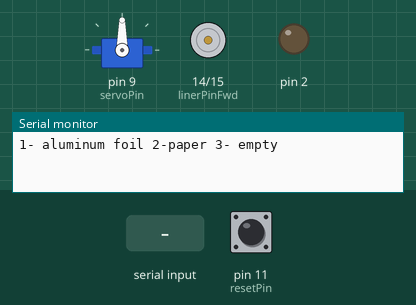
The sketch below on a simulated Arduino Leonardo, built with avr-gcc and run on an emulated ATmega32U4. Shown: servo, motor-driver pin pairs drawn as motors (green arrow = first pin HIGH = forward, orange = second pin HIGH = backward, longer = more drive), output pins drawn as LEDs (lit = HIGH), the last lines printed to the serial monitor. Inputs (shaded band) come from the test bench; at power-on: pin 11 (resetPin) LOW. Random numbers use the default seed unless the sketch sets one.

Above: at 1.8 s.
1.9 s: pin 11 (resetPin) pulled HIGH for 0.15 s
At 2.3 s:
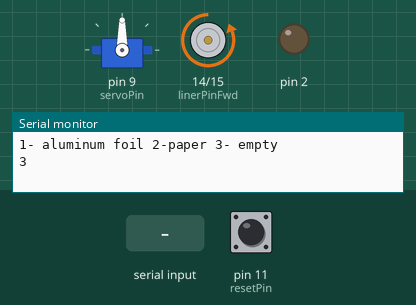
5.0 s: "1" received over Serial
At 6.2 s:
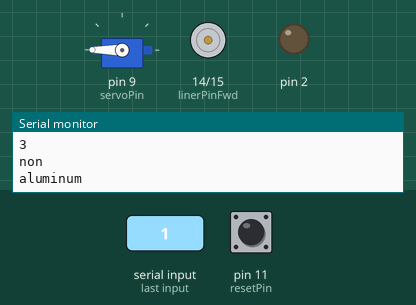
8.0 s: "2" received over Serial
At 9.7 s:
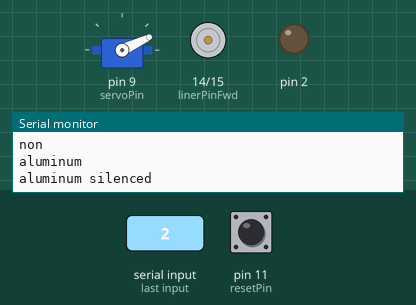
11.0 s: pin 11 (resetPin) pulled HIGH for 1 s
At 11.4 s:
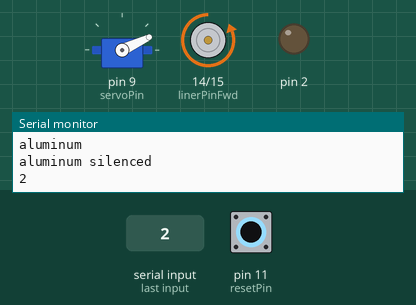
14.0 s: pin 11 (resetPin) pulled HIGH for 3.2 s
At 16.4 s:
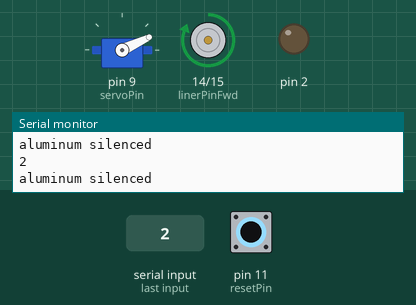
Timing chart, 0 to 18.3 s (numbered marks = the images above; inputs shaded):
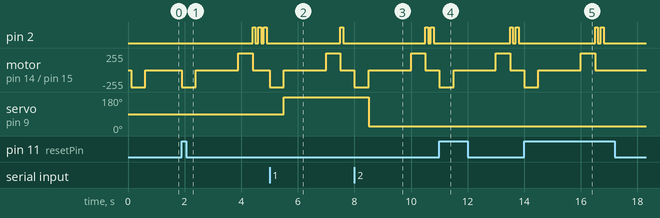

Measured:
- after the input at 1.9 s, pin 2: alternates HIGH for 0.10 s and LOW for 0.10 s, starting after 2.5 s; motor on pin 14 (linerPinFwd) / pin 15 (linerPinBack): stopped → backward 255/255 at once, → stopped 0.50 s later, → forward 255/255 1.5 s later, → stopped 0.50 s later
- after the input at 5.0 s, pin 2: LOW → HIGH after 2.5 s, → LOW 0.10 s later; motor on pin 14 (linerPinFwd) / pin 15 (linerPinBack): stopped → backward 255/255 at once, → stopped 0.50 s later, → forward 255/255 1.5 s later, → stopped 0.50 s later; servo on pin 9 (servoPin): 90° → 180° after 0.50 s
- after the input at 8.0 s, pin 2: alternates HIGH for 0.10 s and LOW for 0.10 s, starting after 2.5 s; motor on pin 14 (linerPinFwd) / pin 15 (linerPinBack): stopped → backward 255/255 at once, → stopped 0.50 s later, → forward 255/255 1.5 s later, → stopped 0.50 s later; servo on pin 9 (servoPin): 180° → 25° after 0.50 s
- after the input at 11.0 s, pin 2: alternates HIGH for 0.10 s and LOW for 0.10 s, starting after 2.5 s; motor on pin 14 (linerPinFwd) / pin 15 (linerPinBack): stopped → backward 255/255 at once, → stopped 0.50 s later, → forward 255/255 1.5 s later, → stopped 0.50 s later
- after the input at 14.0 s, pin 2: alternates HIGH for 0.10 s and LOW for 0.10 s, 4 changes in all, then stays LOW, starting after 2.5 s; motor on pin 14 (linerPinFwd) / pin 15 (linerPinBack): stopped → backward 255/255 at once, → stopped 0.50 s later, → forward 255/255 1.5 s later, → stopped 0.50 s later

The sketch:

Servo_control_rand_Linear.ino
```cpp
// Chapter 5 - Motor Control
// Controlling Speed
// By Cornel Amariei for Packt Publishing

// Include the Servo library
#include <Servo.h>

// Declare the Servo pin
int servoPin = 9;
int resetPin = 11;
int linerPinFwd = 14;
int linerPinBack = 15;
// Create a servo object
Servo Servo1;

void setup() {
  // We need to attach the servo to the used pin number
  digitalWrite(resetPin,HIGH);
  delay(100);
  Servo1.attach(servoPin);
  Serial.begin(9600);
  pinMode(11,INPUT);
  pinMode(2,OUTPUT);
  randomSeed(analogRead(0));
  while (! Serial); // Wait until Serial is ready - Leonardo
  Serial.println("1- aluminum foil 2-paper 3- empty");
  pinMode(linerPinFwd,OUTPUT);
  pinMode(linerPinBack,OUTPUT);
  digitalWrite(linerPinBack,HIGH);
  delay(500);
  digitalWrite(linerPinBack,LOW);
  Servo1.detach();

}

void(*resetFunc)(void) = 0;

void loop() {
  char ch = "3";
  digitalWrite(2,LOW);
  if (digitalRead(11) == HIGH)
  {
        int randAr[15] = {1,2,3,1,3,2,1,1,2,2,1,3,2,1,3};
        for (int j =0;j<15;j++)
        {
          int pos = random(15);
          int t = randAr[j];
          randAr[j];
          randAr[pos] = t;

        }

        for (int i=0;i<15;i++)
        {
          int chRND = randAr[i];
          Serial.println(chRND);
        switch (chRND){
        case 1:
        digitalWrite(linerPinBack,HIGH);
        delay(500);
        digitalWrite(linerPinBack,LOW);
        Servo1.attach(servoPin);
        Servo1.write(180);
        Serial.println("aluminum");
        delay(1000);
        Servo1.detach();
        delay(500);
        digitalWrite(linerPinFwd,HIGH);
        delay(500);
        digitalWrite(linerPinFwd,LOW);
        digitalWrite(2,HIGH);
        delay(100);
        digitalWrite(2,LOW);
        i++;
        break;


        case 2:
        digitalWrite(linerPinBack,HIGH);
        delay(500);
        digitalWrite(linerPinBack,LOW);
        Servo1.attach(servoPin);
        Servo1.write(25);
        Serial.println("aluminum silenced");
        delay(1000);
        Servo1.detach();
        delay(500);
        digitalWrite(linerPinFwd,HIGH);
        delay(500);
        digitalWrite(linerPinFwd,LOW);
        digitalWrite(2,HIGH);
        delay(100);
        digitalWrite(2,LOW);
        delay(100);
        digitalWrite(2,HIGH);
        delay(100);
        digitalWrite(2,LOW);
        i++;
        break;


        case 3:
        digitalWrite(linerPinBack,HIGH);
        delay(500);
        digitalWrite(linerPinBack,LOW);
        Servo1.attach(servoPin);
        Servo1.write(90);
        Serial.println("non");
        delay(1000);
        Servo1.detach();
        delay(500);
        digitalWrite(linerPinFwd,HIGH);
        delay(500);
        digitalWrite(linerPinFwd,LOW);
        digitalWrite(2,HIGH);
        delay(100);
        digitalWrite(2,LOW);
        delay(100);
        digitalWrite(2,HIGH);
        delay(100);
        digitalWrite(2,LOW);
        delay(100);
        digitalWrite(2,HIGH);
        delay(100);
        digitalWrite(2,LOW);
        i++;
        break;


      }
      if (digitalRead(11) == LOW)
      {
        break;
        digitalWrite(resetPin,LOW);
      }
      delay(60000);
  }

}


if (Serial.available())
  {
    ch = Serial.read();

    if (ch == '1')
    {
      digitalWrite(linerPinBack,HIGH);
      delay(500);
      digitalWrite(linerPinBack,LOW);
      Servo1.attach(servoPin);
      Servo1.write(180);
      Serial.println("aluminum");
      delay(1000);
      Servo1.detach();
      delay(500);
      digitalWrite(linerPinFwd,HIGH);
      delay(500);
      digitalWrite(linerPinFwd,LOW);
      digitalWrite(2,HIGH);
      delay(100);
      digitalWrite(2,LOW);


    }
    if (ch == '2')
    {
      digitalWrite(linerPinBack,HIGH);
      delay(500);
      digitalWrite(linerPinBack,LOW);
      Servo1.attach(servoPin);
      Servo1.write(25);
      Serial.println("aluminum silenced");
      delay(1000);
      Servo1.detach();
      delay(500);
      digitalWrite(linerPinFwd,HIGH);
      delay(500);
      digitalWrite(linerPinFwd,LOW);
      digitalWrite(2,HIGH);
      delay(100);
      digitalWrite(2,LOW);
      delay(100);
      digitalWrite(2,HIGH);
      delay(100);
      digitalWrite(2,LOW);


    }
    if (ch == '3')
    {
      digitalWrite(linerPinBack,HIGH);
      delay(500);
      digitalWrite(linerPinBack,LOW);
      Servo1.attach(servoPin);
      Servo1.write(90);
      Serial.println("non");
      delay(1000);
      Servo1.detach();
      delay(500);
      digitalWrite(linerPinFwd,HIGH);
      delay(500);
      digitalWrite(linerPinFwd,LOW);
      digitalWrite(2,HIGH);
      delay(100);
      digitalWrite(2,LOW);
      delay(100);
      digitalWrite(2,HIGH);
      delay(100);
      digitalWrite(2,LOW);
      delay(100);
      digitalWrite(2,HIGH);
      delay(100);
      digitalWrite(2,LOW);


    }

  }

}
```
